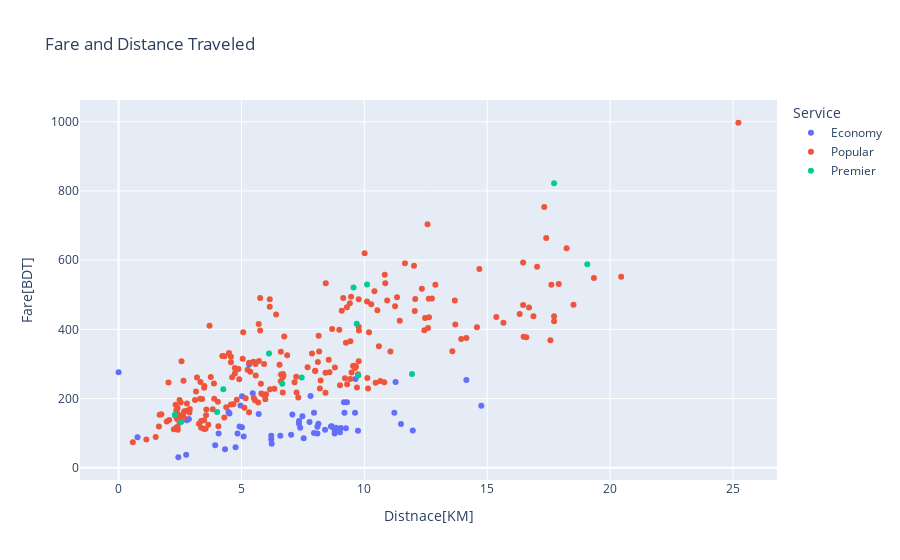

Notebook cell for this chart:
### Markdown cell above
**Relation Between Fare, Distance and Service:** Using plotly, plot a scatter graph to show the relationship between Fare and Distance traveled. Use respective colors to indicate different services.

### Code cell
fig = px.scatter(
    data_frame=df_filtered,
    x="Distance (km)",
    y="Fare",
    color = "Service",
    title=" Fare and Distance Traveled",
    height=600

)
fig.update_layout(xaxis_title="Distnace[KM]", yaxis_title="Fare[BDT]")
fig.show()

### Figure 1 — Plotly figure (JSON) as saved in the notebook; plotly's stock layout.template omitted (floating-point values rounded to 4 significant figures; data arrays with more than 128 entries replaced by an {"elided": "..."} marker saying what was removed)
{"data": [{"hovertemplate": "Service=Economy<br>Distance (km)=%{x}<br>Fare=%{y}<extra></extra>", "legendgroup": "Economy", "marker": {"color": "#636efa", "symbol": "circle"}, "mode": "markers", "name": "Economy", "orientation": "v", "showlegend": true, "type": "scatter", "x": [4.47, 5.46, 4.51, 5.7, 4.96, 9.64, 2.86, 2.41, 5.31, 5.02, 0.77, 2.77, 5.09, 5.02, 4.07, 4.84, 11.22, 4.76, 11.97, 11.49, 8.77, 7.95, 8.8, 7.53, 14.76, 9.19, 8.64, 4.33, 8.79, 8.4, 8.09, 9.17, 4.92, 7.95, 9.25, 7.02, 9.01, 8.09, 9.29, 9.62, 11.27, 14.15, 6.23, 7.48, 0, 7.07, 7.77, 7.81, 2.75, 6.21, 2.43, 7.39, 7.34, 6.58, 9.74, 7.34, 3.93, 9.04, 8.67, 6.21, 8.84, 8.13], "xaxis": "x", "y": [160.8, 215.2, 157.1, 155.4, 180.1, 256.8, 140.8, 145.7, 298.1, 206.5, 88.2, 137.4, 90.3, 116.8, 99, 99, 159, 59, 107.5, 126.3, 113.5, 100.5, 106.3, 85.3, 179, 159, 119, 53.71, 99.27, 109.9, 118.7, 189, 119, 159, 114.4, 95.4, 103.0, 99.03, 189, 159, 248.1, 253.6, 69.17, 148.6, 275.7, 154.2, 132.1, 207.3, 37.47, 82.79, 30.43, 115.7, 134.9, 92.55, 107.3, 127.3, 65.34, 115.2, 120.0, 92.84, 115.9, 126.9], "yaxis": "y"}, {"hovertemplate": "Service=Popular<br>Distance (km)=%{x}<br>Fare=%{y}<extra></extra>", "legendgroup": "Popular", "marker": {"color": "#EF553B", "symbol": "circle"}, "mode": "markers", "name": "Popular", "orientation": "v", "showlegend": true, "type": "scatter", "x": {"elided": "215 float values"}, "xaxis": "x", "y": {"elided": "215 float values"}, "yaxis": "y"}, {"hovertemplate": "Service=Premier<br>Distance (km)=%{x}<br>Fare=%{y}<extra></extra>", "legendgroup": "Premier", "marker": {"color": "#00cc96", "symbol": "circle"}, "mode": "markers", "name": "Premier", "orientation": "v", "showlegend": true, "type": "scatter", "x": [10.11, 17.72, 9.56, 2.54, 7.45, 6.12, 2.29, 4.01, 11.94, 6.66, 4.26, 9.75, 9.69, 19.07], "xaxis": "x", "y": [529.4, 822.3, 520.8, 132.0, 260.7, 330.1, 153.0, 161.4, 271.0, 242.7, 227.1, 266.6, 416.2, 587.9], "yaxis": "y"}], "layout": {"autosize": true, "legend": {"title": {"text": "Service"}, "tracegroupgap": 0}, "title": {"text": " Fare and Distance Traveled"}, "xaxis": {"anchor": "y", "autorange": true, "domain": [0, 1], "range": [-1.534, 26.75], "title": {"text": "Distnace[KM]"}, "type": "linear"}, "yaxis": {"anchor": "x", "autorange": true, "domain": [0, 1], "range": [-34.13, 1062.0], "title": {"text": "Fare[BDT]"}, "type": "linear"}}}
